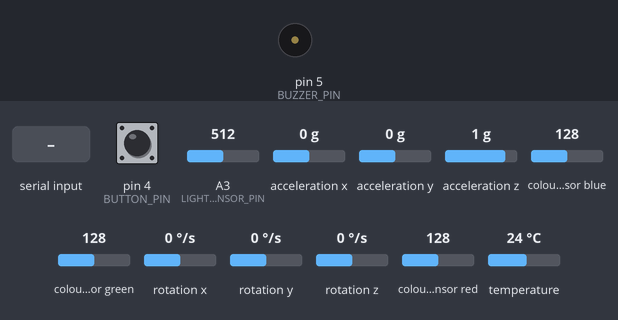
Bench run of a sketch on a simulated Arduino Uno, built with avr-gcc and run on an emulated ATmega328P. On the bench: buzzer (waves = sounding). Inputs (shaded band) come from the test bench; at power-on: acceleration x 0 g, A3 (LIGHT_SENSOR_PIN) = 512, pin 4 (BUTTON_PIN) LOW, acceleration y 0 g, acceleration z 1 g, colour sensor blue 128, colour sensor green 128, rotation x 0 °/s, rotation y 0 °/s, rotation z 0 °/s, colour sensor red 128, temperature 24 °C. What the sketch prints to the serial monitor is not drawn.

Above: at 2.2 s.
2.3 s: acceleration x set to -1.4 g
5.0 s: A3 (LIGHT_SENSOR_PIN) set to 30
6.5 s: "Z" received over Serial
At 6.6 s:
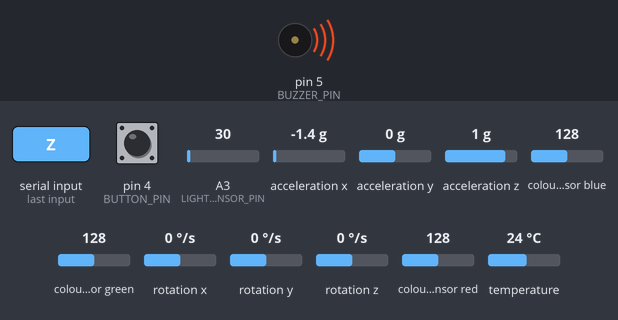
9.5 s: pin 4 (BUTTON_PIN) pulled HIGH for 0.15 s
11.1 s: acceleration y set to -1.4 g
13.2 s: pin 4 (BUTTON_PIN) pulled HIGH for 1 s
Timing chart, 0 to 16.2 s (numbered marks = the images above; inputs shaded):
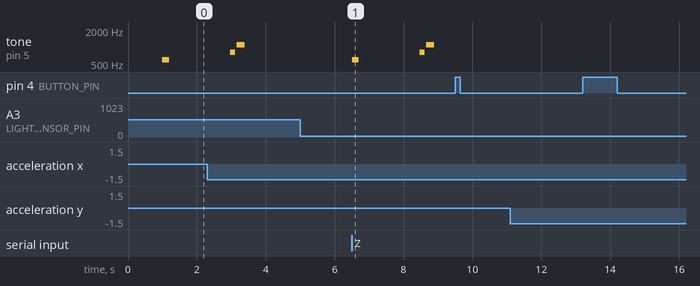

The sketch:

arduino.ino
```cpp
#include <Wire.h>
#include <Adafruit_MPU6050.h>
#include <Adafruit_Sensor.h>
#include <Adafruit_TCS34725.h>
#include <math.h>

// ==============================
// PINOS
// ==============================

const int BUTTON_PIN = 4; // Pino do botão (D4)
const int BUZZER_PIN = 5; // Pino do Buzzer (D5)
const int LIGHT_SENSOR_PIN = A3; // Pino do sensor de luz (A3)

const int LIGHT_THRESHOLD = 337; // Limite de luminosidade adaptado para alimentação a 3.3V (acima é dia, abaixo é noite)

// ==============================
// MPU6050 (GIROSCÓPIO / ACELERÓMETRO)
// ==============================

Adafruit_MPU6050 mpu; // Instância do sensor MPU6050
bool mpuOn = false; // Estado de conexão do MPU6050

unsigned long lastMpuCheck = 0; // Guarda o tempo da última tentativa de conexão do MPU6050
unsigned long lastMpuRead = 0; // Guarda o tempo da última leitura dos dados de inclinação

const unsigned long MPU_CHECK_INTERVAL = 3000; // Intervalo de tempo entre tentativas de reconexão (3 segundos)
const unsigned long MPU_READ_INTERVAL = 100; // Intervalo de tempo entre leituras de inclinação (100 ms)

const float limit = 20.0; // Limite de inclinação em graus (threshold) para acionar os movimentos
const float forwardLimit = 10.0;
const float steeringLimit = 8.0;

char lastDirection = 'X'; // Última direção enviada ('W', 'S', 'A', 'D' ou 'X'), usada para detetar mudanças

// Calibracao do MPU6050
bool calibrating = false;
bool calibrated = false;

int calibrationCount = 0;

float offsetX = 0.0;
float offsetY = 0.0;

float sumX = 0.0;
float sumY = 0.0;

const int CALIBRATION_SAMPLES = 20;

// Controlo dos sons de calibracao
bool calibrationFinishBeep = false;
unsigned long calibrationBeepStart = 0;

// Comandos enviados ao jogo
char lastMovement = 'Q';
char lastSteering = 'E';
unsigned long lastMovementSend = 0;

// ==============================
// TCS34725 (SENSOR DE CORES)
// ==============================

// Instância do sensor TCS34725 com tempo de integração de 50ms e ganho de 4x
Adafruit_TCS34725 tcs = Adafruit_TCS34725(
  TCS34725_INTEGRATIONTIME_50MS,
  TCS34725_GAIN_4X
);

bool tcsOn = false; // Estado de conexão do sensor de cor TCS34725

unsigned long lastTcsCheck = 0; // Guarda o tempo da última tentativa de conexão do TCS34725
unsigned long lastTcsRead = 0; // Guarda o tempo da última leitura de cor

const unsigned long TCS_CHECK_INTERVAL = 3000; // Intervalo de tempo para verificar/reconectar o sensor de cor (3 segundos)
const unsigned long TCS_READ_INTERVAL = 200; // Intervalo de tempo entre leituras do sensor de cor (300 ms)

char lastColorSent = 'O'; // Guarda a última cor confirmada e enviada via Serial ('R' = Vermelho, 'G' = Verde, 'Y' = Amarelo, 'O' = Outra/Pouca Luz)
char colorCandidate = 'O'; // Cor candidata a ser confirmada nas leituras consecutivas
int colorCount = 0; // Contador de leituras seguidas iguais para validação da cor
const int COLOR_CONFIRMATIONS = 3; // Número de leituras consecutivas necessárias para confirmar a alteração da cor

// ==============================
// BOTÃO E LUZ
// ==============================

int lastButtonState = LOW; // Guarda o estado anterior do botão (LOW e HIGH)
int lightState = 1; // Estado atual da iluminação ambiente (1 = dia, 0 = noite)

// ==============================
// NOTAS MUSICAIS E MELODIAS
// ==============================

#define NOTE_C4 262
#define NOTE_E4 330
#define NOTE_B4 494
#define NOTE_C5 523
#define NOTE_D5 587
#define NOTE_E5 659
#define NOTE_F5 698
#define NOTE_AB4 415
#define NOTE_BB4 466
#define REST 0

// Melodia reproduzida no Game Over (estilo Super Mario)
int deathMelody[] = {
  NOTE_B4, NOTE_F5, REST, NOTE_F5,
  NOTE_F5, NOTE_E5, NOTE_D5, NOTE_C5,
  NOTE_E4, REST, NOTE_E4, NOTE_C4
};

// Duração relativa de cada nota musical
int deathDurations[] = {
  8, 8, 8, 8,
  6, 6, 6, 8,
  8, 8, 8, 4
};

// Melodia de vitória
int victoryMelody[] = {
  REST,
  NOTE_C5, NOTE_C5, NOTE_C5,
  NOTE_C5,
  NOTE_AB4, NOTE_BB4,
  NOTE_C5, REST, NOTE_BB4,
  NOTE_C5
};

// Duração relativa de cada nota
int victoryDurations[] = {
  4,
  12, 12, 12,
  4,
  4, 4,
  12, 12, 12,
  4
};

// ==============================
// SONS E EFETOS SONOROS
// ==============================

// Som curto de IMPACTO (reproduzido ao colidir com obstáculos)
void playHitSound() {
  tone(BUZZER_PIN, 150, 40); // Frequência baixa (150Hz) por 40ms
  delay(45);
  tone(BUZZER_PIN, 90, 60);  // Frequência mais baixa (90Hz) por 60ms
  delay(65);
  noTone(BUZZER_PIN);
}

// Som de GAME OVER (Super Mario)
void playDeathSound() {
  int totalNotes = sizeof(deathMelody) / sizeof(deathMelody[0]);

  for (int i = 0; i < totalNotes; i++) {
    int noteDuration = 1000 / deathDurations[i];

    if (deathMelody[i] != REST) {
      tone(BUZZER_PIN, deathMelody[i], noteDuration);
    }
    else {
      noTone(BUZZER_PIN);
    }

    int pauseBetweenNotes = noteDuration * 1.30; // Pausa de 30% entre as notas para articulação
    delay(pauseBetweenNotes);
    noTone(BUZZER_PIN);
  }
}

// Controlo da melodia de vitória
bool victoryPlaying = false;
int victoryIndex = 0;
unsigned long victoryNoteStart = 0;

// Iniciar melodia
void playVictorySound() {
  victoryPlaying = true;
  victoryIndex = 0;
  victoryNoteStart = millis();

  int duration = 1700 / victoryDurations[0];

  if (victoryMelody[0] != REST) {
    tone(BUZZER_PIN, victoryMelody[0], duration);
  } else {
    noTone(BUZZER_PIN);
  }
}

// Atualizar melodia sem bloquear o Arduino
void updateVictorySound() {
  if (!victoryPlaying) return;

  int duration = 1700 / victoryDurations[victoryIndex];
  unsigned long interval = duration * 1.10;

  if (millis() - victoryNoteStart >= interval) {
    victoryIndex++;

    int totalNotes =
      sizeof(victoryMelody) / sizeof(victoryMelody[0]);

    if (victoryIndex >= totalNotes) {
      victoryPlaying = false;
      noTone(BUZZER_PIN);
      return;
    }

    victoryNoteStart = millis();

    duration = 1700 / victoryDurations[victoryIndex];

    if (victoryMelody[victoryIndex] != REST) {
      tone(BUZZER_PIN, victoryMelody[victoryIndex], duration);
    } else {
      noTone(BUZZER_PIN);
    }
  }
}

// ==============================
// INICIALIZAÇÃO DOS SENSORES I2C
// ==============================

// Inicialização e configuração do MPU6050 nos endereços I2C 0x68 ou 0x69
void initMPU() {
  if (mpu.begin(0x68, &Wire) || mpu.begin(0x69, &Wire)) {
    mpuOn = true;
    mpu.setAccelerometerRange(MPU6050_RANGE_2_G); // Alcance do acelerómetro até ±2G
    mpu.setGyroRange(MPU6050_RANGE_250_DEG); // Alcance do giroscópio até ±250 deg/s
    mpu.setFilterBandwidth(MPU6050_BAND_21_HZ); // Filtro passa-baixo a 21Hz para estabilização da leitura
  }
  else {
    mpuOn = false; // Sensor não encontrado no barramento I2C
  }
}

// Inicialização do sensor de cores TCS34725
void initTCS() {
  tcsOn = tcs.begin(); // Retorna true se o sensor de cor for encontrado e iniciado com sucesso
}

// ==============================
// LEITURA E PROCESSAMENTO DA INCLINAÇÃO (MPU6050)
// ==============================

void startCalibration() {
  if (!mpuOn) return;

  calibrating = true;
  calibrated = false;
  calibrationCount = 0;

  sumX = 0.0;
  sumY = 0.0;

  // Parar outros sons
  victoryPlaying = false;
  calibrationFinishBeep = false;
  noTone(BUZZER_PIN);

  // Libertar os controlos do carro
  Serial.print('Q');
  Serial.print('E');

  lastMovement = 'Q';
  lastSteering = 'E';
  lastMovementSend = millis();

  // Som de inicio
  tone(BUZZER_PIN, 600, 200);
}

void readInclination() {
  if (!mpuOn) return;

  sensors_event_t a, g, temp;

  if (!mpu.getEvent(&a, &g, &temp)) {
    mpuOn = false;
    Serial.print('Q');
    Serial.print('E');
    return;
  }

  // Calibrar a posicao neutra
  if (calibrating) {
    sumX += a.acceleration.x;
    sumY += a.acceleration.y;

    calibrationCount++;

    if (calibrationCount >= CALIBRATION_SAMPLES) {
      offsetX = sumX / calibrationCount;
      offsetY = sumY / calibrationCount;

      calibrating = false;
      calibrated = true;

      // Primeiro som de conclusao
      tone(BUZZER_PIN, 800, 140);
      calibrationFinishBeep = true;
      calibrationBeepStart = millis();
    }

    return;
  }

  // Nao controlar o carro antes da calibracao
  if (!calibrated) return;

  // Inclinação relativamente à posição calibrada
  float ax = a.acceleration.x - offsetX;
  float ay = a.acceleration.y - offsetY;
  float az = a.acceleration.z;

  float forwardAngle =
    atan2(-ax, abs(az)) * 180.0 / PI;

  float rightAngle =
    atan2(-ay, abs(az)) * 180.0 / PI;

  // Intensidade e direção da inclinação
  float magnitude = sqrt(
    forwardAngle * forwardAngle +
    rightAngle * rightAngle
  );

  float directionAngle =
    atan2(rightAngle, forwardAngle) * 180.0 / PI;

  // Comandos independentes
  char movement = 'Q';
  char steering = 'E';

  const float forwardLimit = 10.0;
  const float backwardLimit = 20.0;
  const float steeringLimit = 8.0;
  const float steeringAngle = 18.0;

  // Frente e trás
  if (magnitude > forwardLimit &&
      abs(directionAngle) < 80.0) {
    movement = 'W';
  }
  else if (magnitude > backwardLimit &&
           abs(directionAngle) > 100.0) {
    movement = 'S';
  }

  // Esquerda e direita
  if (magnitude > steeringLimit) {
    if (directionAngle > steeringAngle &&
        directionAngle < 162.0) {
      steering = 'D';
    }
    else if (directionAngle < -steeringAngle &&
             directionAngle > -162.0) {
      steering = 'A';
    }
  }

  // Enviar comandos apenas quando mudam
  // ou a cada 500 ms

  unsigned long nowMs = millis();
  bool resend = (nowMs - lastMovementSend >= 500);

  if (movement != lastMovement || resend) {
    Serial.print(movement);
    lastMovement = movement;
  }

  if (steering != lastSteering || resend) {
    Serial.print(steering);
    lastSteering = steering;
  }

  if (resend) {
    lastMovementSend = nowMs;
  }
}

// ==============================
// LEITURA E PROCESSAMENTO DA COR (TCS34725)
// ==============================

void readColour() {
  if (!tcsOn) return;

  uint16_t r, g, b, c;
  tcs.getRawData(&r, &g, &b, &c); // Obtém os valores brutos dos canais Vermelho (R), Verde (G), Azul (B) e Claro/Luminosidade (C)

  char color = 'O';  // 'O' = Outra cor / pouca luz ambiente

  // Verificação de luminosidade insuficiente no sensor
  if (c < 100) {
    color = 'O';
  }
  // Deteção da cor Vermelha (R significativamente superior a G e B)
  else if (r > g * 1.5 && r > b * 1.5) {
    color = 'R'; // 'R' = Vermelho
  }
  // Deteção da cor Amarela (R e G altos e parecidos, B bastante mais baixo)
  else if (r > b * 1.5 && g > b * 1.5 &&
           abs((int)r - (int)g) < max(r, g) * 0.25) {
    color = 'Y'; // 'Y' = Amarelo
  }
  // Deteção da cor Verde (G claramente superior a R e B)
  else if (g > r * 1.3 && g > b * 1.2) {
    color = 'G'; // 'G' = Verde
  }

  // Filtro de confirmação: Só aceita a nova cor após várias leituras consecutivas iguais
  if (color == colorCandidate) {
    if (colorCount < COLOR_CONFIRMATIONS) colorCount++;
  }
  else {
    colorCandidate = color; // Nova cor detetada, reinicia o contador
    colorCount = 1;
  }

  // Envia a cor confirmada via porta série caso seja diferente da última enviada
  if (colorCount >= COLOR_CONFIRMATIONS && colorCandidate != lastColorSent) {
    lastColorSent = colorCandidate;
    Serial.print(lastColorSent); // Envia 'R', 'G', 'Y' ou 'O' para o lightDemo.cpp
  }
}

// ==============================
// SETUP (CONFIGURAÇÃO INICIAL)
// ==============================

void setup() {
  Serial.begin(9600); // Configuração da taxa de transmissão Série a 9600 baud para comunicação com o lightDemo.cpp

  pinMode(BUTTON_PIN, INPUT);   // Configura o pino do botão como entrada
  pinMode(BUZZER_PIN, OUTPUT);  // Configura o pino do buzzer como saída

  Wire.begin(); // Inicializa o barramento de comunicação I2C
  Wire.setClock(100000); // Define a frequência do barramento I2C a 100 kHz (Standard Mode)
  Wire.setWireTimeout(25000, true); // PREVINE CONGELAMENTOS: Liberta o I2C se travar por mais de 25ms

  delay(1000); // Pequeno atraso para estabilização de energia dos módulos

  initMPU(); // Tenta iniciar o giroscópio/acelerómetro MPU6050
  initTCS(); // Tenta iniciar o sensor de cor TCS34725
  startCalibration();

  lastMpuCheck = millis(); // Inicializa os temporizadores de verificação periódica
  lastTcsCheck = millis();
}

// ==============================
// LOOP PRINCIPAL
// ==============================

void loop() {
  // 1. RECEBER COMANDOS DO JOGO (lightDemo.cpp)
  if (Serial.available() > 0) {
    char cmd = Serial.read();

    if (cmd == 'Z') {
      startCalibration();
    }
    else if (!calibrating) {
      if (cmd == 'I' && !victoryPlaying)
        playHitSound();
      else if (cmd == 'G' && !victoryPlaying)
        playDeathSound();
      else if (cmd == 'P')
        playVictorySound();
    }
  }

  updateVictorySound();

  // Segundo som de conclusao da calibracao
  if (calibrationFinishBeep &&
      millis() - calibrationBeepStart >= 180) {

    tone(BUZZER_PIN, 1100, 230);
    calibrationFinishBeep = false;
  }

  // 2. BOTÃO MANUAL DOS FARÓIS (D4)
  int buttonState = digitalRead(BUTTON_PIN);

  // Deteta a transição de LOW para HIGH (pressionar do botão)
  if (buttonState == HIGH && lastButtonState == LOW) {
    Serial.print('H'); // Envia comando 'H' para alternar o estado dos faróis no C++
    delay(50); // Pequeno atraso para evitar leituras duplas (debounce)
  }

  lastButtonState = buttonState; // Atualiza o estado anterior do botão

  // 3. SENSOR DE LUZ A3 (Controlo automático de Dia/Noite)
  int lightValue = analogRead(LIGHT_SENSOR_PIN); // Obtém o valor analógico atual do sensor LDR

  // Transição para DIA (Luminosidade superior ao limite)
  if (lightValue > LIGHT_THRESHOLD && lightState != 1) {
    lightState = 1;
    Serial.print('T');   // Envia o comando 'T' para ativar o Modo Dia no C++
  }
  // Transição para NOITE (Luminosidade inferior ou igual ao limite)
  else if (lightValue <= LIGHT_THRESHOLD && lightState != 0) {
    lightState = 0;
    Serial.print('N');   // Envia o comando 'N' para ativar o Modo Noite no C++
  }

  // 4. GESTÃO E LEITURA DOS SENSORES I2C (MPU6050 e TCS34725) SEM BLOQUEAR O LOOP
  unsigned long now = millis(); // Obtém o tempo decorrido desde o arranque do Arduino

  // Gestão do MPU6050
  if (mpuOn) {
    if (now - lastMpuRead >= MPU_READ_INTERVAL) {
      lastMpuRead = now;
      readInclination(); // Realiza a leitura da inclinação e envio da direção
    }
  }
  else if (now - lastMpuCheck >= MPU_CHECK_INTERVAL) {
    lastMpuCheck = now;
    initMPU(); // Tenta reconectar o MPU6050 caso este tenha falhado
  }

  // Gestão do TCS34725
  if (tcsOn) {
    if (now - lastTcsRead >= TCS_READ_INTERVAL) {
      lastTcsRead = now;
      readColour(); // Realiza a leitura da cor e envio da respetiva letra
    }
  }
  else if (now - lastTcsCheck >= TCS_CHECK_INTERVAL) {
    lastTcsCheck = now;
    initTCS(); // Tenta reconectar o TCS34725 caso este tenha falhado
  }

  delay(10); // Pequeno atraso para estabilização do loop principal
}
```

Measured:
- after the input at 5.0 s, every drawn part: stays the same
- after the input at 6.5 s, tone on pin 5 (BUZZER_PIN): plays 600 Hz for 0.20 s, 800 Hz for 0.14 s, 1100 Hz for 0.23 s, starting at once
- after the input at 9.5 s, every drawn part: stays the same
- after the input at 11.1 s, every drawn part: stays the same
- after the input at 13.2 s, every drawn part: stays the same
